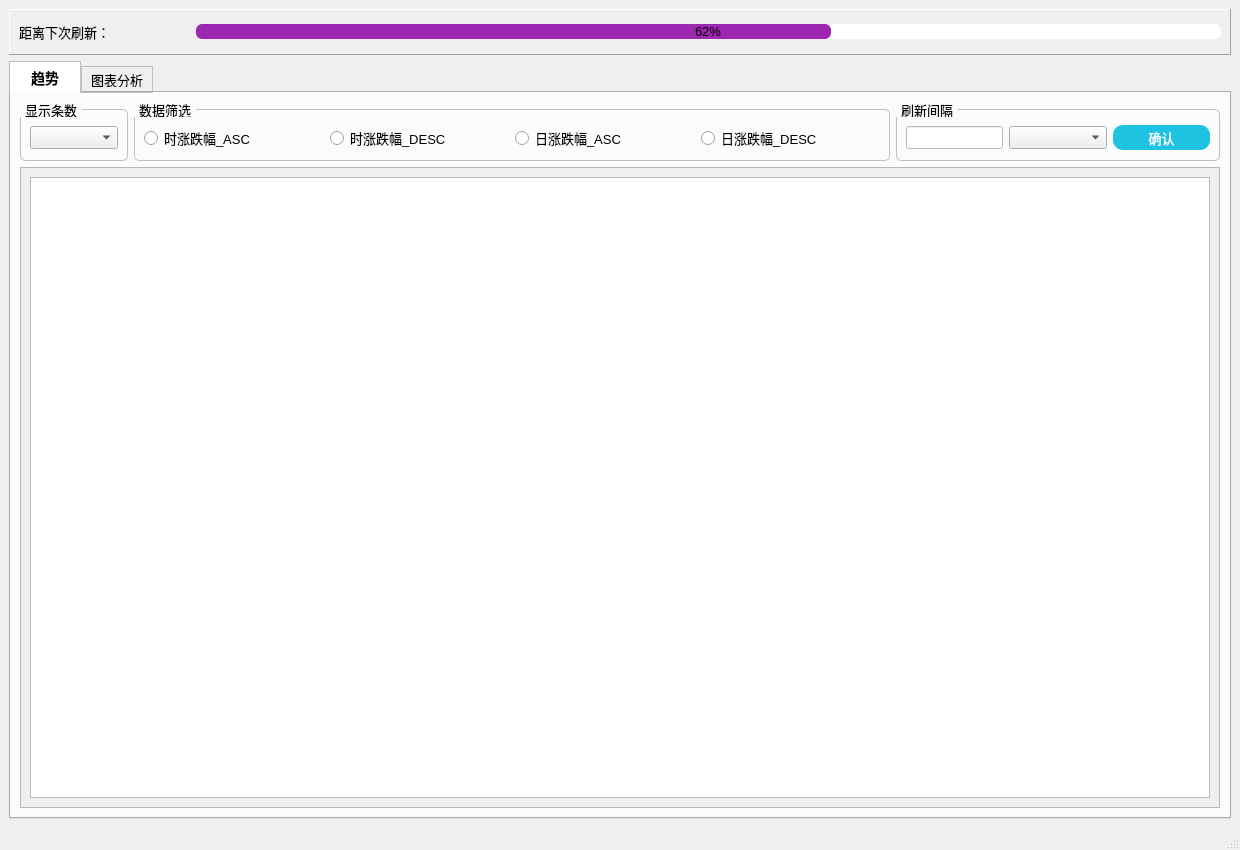
<?xml version="1.0" encoding="UTF-8"?>
<ui version="4.0">
 <class>MainWindow</class>
 <widget class="QMainWindow" name="MainWindow">
  <property name="geometry">
   <rect>
    <x>0</x>
    <y>0</y>
    <width>1240</width>
    <height>850</height>
   </rect>
  </property>
  <property name="windowTitle">
   <string>Trending on Cryptos</string>
  </property>
  <property name="styleSheet">
   <string notr="true">* {
	font-family: 微软雅黑 Light;
	font-size: 13px;
}

#label_refresh_time:hover{
	font-weight: bold;
	color: rgb(15,51,145);
}

QProgressBar {
	text-align: center;
 	min-height: 15px;
    max-height: 15px;
	border-radius: 6px;
}
QProgressBar::chunk {
	background-color: #9c27b0;
	/*width: 7px;*/
	border-radius: 6px;
	/*margin: 0.5px;*/
}

QLineEdit{
	background-color:white;
}
QLineEdit:hover{
	background-color:white;
	border: 1px solid rgb(0,122,204);
}

#confirm_btn {
	color: white;
	background-color: rgb(29, 195, 225);
    border-radius: 10px;
	min-height: 25px;
    max-height: 25px;
}
#confirm_btn:hover {
	background-color: rgb(85, 0, 255);
}
#confirm_btn:pressed {
	background-color: rgb(131, 131, 131);
}

#table_trend {
	font-family: 幼圆;
	font-size: 13px;
}

QGroupBox {
	border-radius: 5px;
    border-width: 1px;
    border-style: solid;
    border-color: rgb(191, 191, 191);
	padding-top: 6px;
	padding-bottom: 0px;
    margin-top: 7px;
}
QGroupBox::title {
    subcontrol-origin: margin;
    subcontrol-position: top left;
    padding: 0 3px;
    margin-top: 0px;
}

QTabBar::tab
{
    min-width: 60px;
    border: 1px solid;
	border-color: rgb(191, 191, 191);
    border-top-left-radius: 0px;
    border-top-right-radius: 0px;
    padding: 5px;
}
 
QTabBar::tab:!selected
{
    margin-top: 5px;
}
 
QTabBar::tab:selected
{
    font-size: 14px;
    font-weight: bold;
	background-color: white;
	border-bottom: 0px;
}

QScrollBar:vertical
{
    background:transparent;
    padding-top:10px;
    padding-bottom:10px;
    padding-left:4px;
    padding-right:4px;
    border-left:1px solid transparent;;
}
 
QScrollBar::handle:vertical
{
    background: rgb(55, 71, 79);
    border-radius:6px;
    min-height:10px;
    border-radius:4px;
}
 
QScrollBar::handle:vertical:hover
{
    background: rgb(49, 53, 61);
    border-radius:4px;
}
 
QScrollBar::add-page
{
    background:transparent;
}
 
QScrollBar::sub-page
{
    background:transparent;
}

QScrollBar::add-line:vertical   
{
    height:9px;width:8px;
    border-image:;
    subcontrol-position:bottom;
}
QScrollBar::sub-line:vertical   
{
    height:9px;width:8px;
    border-image:;
    subcontrol-position:top;
}
 </string>
  </property>
  <widget class="QWidget" name="centralwidget">
   <layout class="QVBoxLayout" name="verticalLayout_2">
    <item>
     <widget class="QFrame" name="frame">
      <property name="autoFillBackground">
       <bool>false</bool>
      </property>
      <property name="frameShape">
       <enum>QFrame::Panel</enum>
      </property>
      <property name="frameShadow">
       <enum>QFrame::Raised</enum>
      </property>
      <property name="lineWidth">
       <number>1</number>
      </property>
      <property name="midLineWidth">
       <number>0</number>
      </property>
      <layout class="QHBoxLayout" name="horizontalLayout" stretch="1,6">
       <property name="spacing">
        <number>6</number>
       </property>
       <property name="topMargin">
        <number>12</number>
       </property>
       <property name="bottomMargin">
        <number>12</number>
       </property>
       <item>
        <widget class="QLabel" name="label_refresh_time">
         <property name="text">
          <string>距离下次刷新：</string>
         </property>
        </widget>
       </item>
       <item>
        <widget class="QProgressBar" name="pgsBar_refresh_time">
         <property name="value">
          <number>62</number>
         </property>
         <property name="textVisible">
          <bool>true</bool>
         </property>
         <property name="orientation">
          <enum>Qt::Horizontal</enum>
         </property>
         <property name="invertedAppearance">
          <bool>false</bool>
         </property>
         <property name="textDirection">
          <enum>QProgressBar::TopToBottom</enum>
         </property>
        </widget>
       </item>
      </layout>
     </widget>
    </item>
    <item>
     <widget class="QTabWidget" name="tabWidget">
      <property name="currentIndex">
       <number>0</number>
      </property>
      <widget class="QWidget" name="tab">
       <attribute name="title">
        <string>趋势</string>
       </attribute>
       <layout class="QVBoxLayout" name="verticalLayout">
        <item>
         <layout class="QHBoxLayout" name="horizontalLayout_4" stretch="1,7,3">
          <item>
           <widget class="QGroupBox" name="groupBox">
            <property name="title">
             <string>显示条数</string>
            </property>
            <layout class="QHBoxLayout" name="horizontalLayout_6">
             <item>
              <widget class="QComboBox" name="cBox_range"/>
             </item>
            </layout>
           </widget>
          </item>
          <item>
           <widget class="QGroupBox" name="groupBox_1">
            <property name="title">
             <string>数据筛选</string>
            </property>
            <layout class="QHBoxLayout" name="horizontalLayout_2">
             <item>
              <widget class="QRadioButton" name="raBtn_HAsc">
               <property name="text">
                <string>时涨跌幅_ASC</string>
               </property>
               <property name="checkable">
                <bool>true</bool>
               </property>
               <property name="checked">
                <bool>false</bool>
               </property>
               <attribute name="buttonGroup">
                <string notr="true">btngrp_screen</string>
               </attribute>
              </widget>
             </item>
             <item>
              <widget class="QRadioButton" name="raBtn_HDesc">
               <property name="text">
                <string>时涨跌幅_DESC</string>
               </property>
               <attribute name="buttonGroup">
                <string notr="true">btngrp_screen</string>
               </attribute>
              </widget>
             </item>
             <item>
              <widget class="QRadioButton" name="raBtn_DAsc">
               <property name="text">
                <string>日涨跌幅_ASC</string>
               </property>
               <attribute name="buttonGroup">
                <string notr="true">btngrp_screen</string>
               </attribute>
              </widget>
             </item>
             <item>
              <widget class="QRadioButton" name="raBtn_DDesc">
               <property name="text">
                <string>日涨跌幅_DESC</string>
               </property>
               <attribute name="buttonGroup">
                <string notr="true">btngrp_screen</string>
               </attribute>
              </widget>
             </item>
            </layout>
           </widget>
          </item>
          <item>
           <widget class="QGroupBox" name="groupBox_2">
            <property name="title">
             <string>刷新间隔</string>
            </property>
            <layout class="QHBoxLayout" name="horizontalLayout_3" stretch="1,1,1">
             <item>
              <widget class="QLineEdit" name="lE_refresh"/>
             </item>
             <item>
              <widget class="QComboBox" name="cBox_refresh"/>
             </item>
             <item>
              <widget class="QPushButton" name="confirm_btn">
               <property name="text">
                <string>确认</string>
               </property>
              </widget>
             </item>
            </layout>
           </widget>
          </item>
         </layout>
        </item>
        <item>
         <widget class="QScrollArea" name="scrollArea">
          <property name="widgetResizable">
           <bool>true</bool>
          </property>
          <widget class="QWidget" name="scrollAreaWidgetContents">
           <property name="geometry">
            <rect>
             <x>0</x>
             <y>0</y>
             <width>1196</width>
             <height>627</height>
            </rect>
           </property>
           <layout class="QHBoxLayout" name="horizontalLayout_5">
            <item>
             <widget class="QTableWidget" name="table_trend"/>
            </item>
           </layout>
          </widget>
         </widget>
        </item>
       </layout>
      </widget>
      <widget class="QWidget" name="tab_2">
       <attribute name="title">
        <string>图表分析</string>
       </attribute>
      </widget>
     </widget>
    </item>
   </layout>
  </widget>
  <widget class="QMenuBar" name="menubar">
   <property name="geometry">
    <rect>
     <x>0</x>
     <y>0</y>
     <width>1240</width>
     <height>19</height>
    </rect>
   </property>
  </widget>
  <widget class="QStatusBar" name="statusbar"/>
 </widget>
 <resources/>
 <connections/>
 <buttongroups>
  <buttongroup name="btngrp_screen"/>
 </buttongroups>
</ui>
